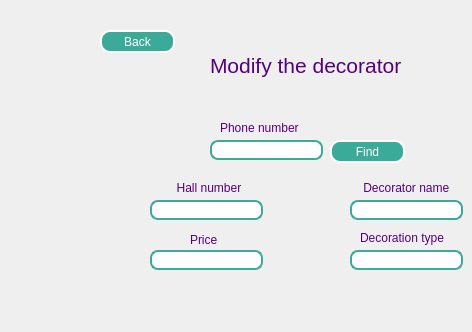
    <widget class="QWidget" name="ModifyDecorator">
     <widget class="QLineEdit" name="type_decoration_line">
      <property name="geometry">
       <rect>
        <x>350</x>
        <y>250</y>
        <width>113</width>
        <height>20</height>
       </rect>
      </property>
      <property name="styleSheet">
       <string notr="true">QLineEdit{
	border: 2px solid rgb(60,170,153);
	border-radius: 8px;
	padding-left: 20px;
	padding-right: 20px;
	background-color: rgb(255,255,255);
}

QLineEdit:hover{
	border: 2px solid rgb(60,170,153);
}

QLineEdit:focused{
	border: 2px solid rgb(60,170,153);
	color: #A0A0A0;
}</string>
      </property>
     </widget>
     <widget class="QLineEdit" name="number_line_3">
      <property name="geometry">
       <rect>
        <x>210</x>
        <y>140</y>
        <width>113</width>
        <height>20</height>
       </rect>
      </property>
      <property name="styleSheet">
       <string notr="true">QLineEdit{
	border: 2px solid rgb(60,170,153);
	border-radius: 8px;
	padding-left: 20px;
	padding-right: 20px;
	background-color: rgb(255,255,255);
}

QLineEdit:hover{
	border: 2px solid rgb(60,170,153);
}

QLineEdit:focused{
	border: 2px solid rgb(60,170,153);
	color: #A0A0A0;
}</string>
      </property>
     </widget>
     <widget class="QLabel" name="title_4">
      <property name="geometry">
       <rect>
        <x>210</x>
        <y>50</y>
        <width>201</width>
        <height>31</height>
       </rect>
      </property>
      <property name="styleSheet">
       <string notr="true">color: rgb(85, 0, 127);
font : 16pt;

</string>
      </property>
      <property name="text">
       <string>Modify the decorator</string>
      </property>
     </widget>
     <widget class="QLabel" name="decorator_name_label">
      <property name="geometry">
       <rect>
        <x>350</x>
        <y>180</y>
        <width>111</width>
        <height>16</height>
       </rect>
      </property>
      <property name="styleSheet">
       <string notr="true">color: rgb(85, 0, 127);
</string>
      </property>
      <property name="text">
       <string>    Decorator name</string>
      </property>
     </widget>
     <widget class="QPushButton" name="BackButton_4">
      <property name="geometry">
       <rect>
        <x>100</x>
        <y>30</y>
        <width>75</width>
        <height>23</height>
       </rect>
      </property>
      <property name="styleSheet">
       <string notr="true">border-radius: 10px;
border-width : 2px;
border-style : outset;
background-color:rgb(60,170,153);
color : white</string>
      </property>
      <property name="text">
       <string>Back</string>
      </property>
     </widget>
     <widget class="QLineEdit" name="price_line_3">
      <property name="geometry">
       <rect>
        <x>150</x>
        <y>250</y>
        <width>113</width>
        <height>20</height>
       </rect>
      </property>
      <property name="styleSheet">
       <string notr="true">QLineEdit{
	border: 2px solid rgb(60,170,153);
	border-radius: 8px;
	padding-left: 20px;
	padding-right: 20px;
	background-color: rgb(255,255,255);
}

QLineEdit:hover{
	border: 2px solid rgb(60,170,153);
}

QLineEdit:focused{
	border: 2px solid rgb(60,170,153);
	color: #A0A0A0;
}</string>
      </property>
     </widget>
     <widget class="QPushButton" name="UpdateButton_2">
      <property name="geometry">
       <rect>
        <x>270</x>
        <y>300</y>
        <width>75</width>
        <height>23</height>
       </rect>
      </property>
      <property name="styleSheet">
       <string notr="true">background-color : transparent;
border-image: url(://Img/update.png);
background: none;
border: none;
background-repeat : none;

</string>
      </property>
      <property name="text">
       <string/>
      </property>
     </widget>
     <widget class="QLabel" name="type_decoration_label">
      <property name="geometry">
       <rect>
        <x>360</x>
        <y>230</y>
        <width>101</width>
        <height>16</height>
       </rect>
      </property>
      <property name="styleSheet">
       <string notr="true">color: rgb(85, 0, 127);
</string>
      </property>
      <property name="text">
       <string>Decoration type</string>
      </property>
     </widget>
     <widget class="QLabel" name="number_label_4">
      <property name="geometry">
       <rect>
        <x>220</x>
        <y>120</y>
        <width>111</width>
        <height>16</height>
       </rect>
      </property>
      <property name="styleSheet">
       <string notr="true">color: rgb(85, 0, 127);
</string>
      </property>
      <property name="text">
       <string>Phone number</string>
      </property>
     </widget>
     <widget class="QLineEdit" name="decorator_name_line">
      <property name="geometry">
       <rect>
        <x>350</x>
        <y>200</y>
        <width>113</width>
        <height>20</height>
       </rect>
      </property>
      <property name="styleSheet">
       <string notr="true">QLineEdit{
	border: 2px solid rgb(60,170,153);
	border-radius: 8px;
	padding-left: 20px;
	padding-right: 20px;
	background-color: rgb(255,255,255);
}

QLineEdit:hover{
	border: 2px solid rgb(60,170,153);
}

QLineEdit:focused{
	border: 2px solid rgb(60,170,153);
	color: #A0A0A0;
}</string>
      </property>
     </widget>
     <widget class="QLabel" name="price_label_3">
      <property name="geometry">
       <rect>
        <x>190</x>
        <y>230</y>
        <width>31</width>
        <height>20</height>
       </rect>
      </property>
      <property name="styleSheet">
       <string notr="true">color: rgb(85, 0, 127);
</string>
      </property>
      <property name="text">
       <string>Price</string>
      </property>
     </widget>
     <widget class="QLabel" name="hall_id_label_2">
      <property name="geometry">
       <rect>
        <x>160</x>
        <y>180</y>
        <width>101</width>
        <height>16</height>
       </rect>
      </property>
      <property name="styleSheet">
       <string notr="true">color: rgb(85, 0, 127);
</string>
      </property>
      <property name="text">
       <string>     Hall number</string>
      </property>
     </widget>
     <widget class="QLineEdit" name="hall_id_line_3">
      <property name="geometry">
       <rect>
        <x>150</x>
        <y>200</y>
        <width>113</width>
        <height>20</height>
       </rect>
      </property>
      <property name="styleSheet">
       <string notr="true">QLineEdit{
	border: 2px solid rgb(60,170,153);
	border-radius: 8px;
	padding-left: 20px;
	padding-right: 20px;
	background-color: rgb(255,255,255);
}

QLineEdit:hover{
	border: 2px solid rgb(60,170,153);
}

QLineEdit:focused{
	border: 2px solid rgb(60,170,153);
	color: #A0A0A0;
}</string>
      </property>
     </widget>
     <widget class="QPushButton" name="UpdateFindButton_2">
      <property name="geometry">
       <rect>
        <x>330</x>
        <y>140</y>
        <width>75</width>
        <height>23</height>
       </rect>
      </property>
      <property name="styleSheet">
       <string notr="true">border-radius: 10px;
border-width : 2px;
border-style : outset;
background-color:rgb(60,170,153);
color : white</string>
      </property>
      <property name="text">
       <string>Find</string>
      </property>
     </widget>
    </widget>
